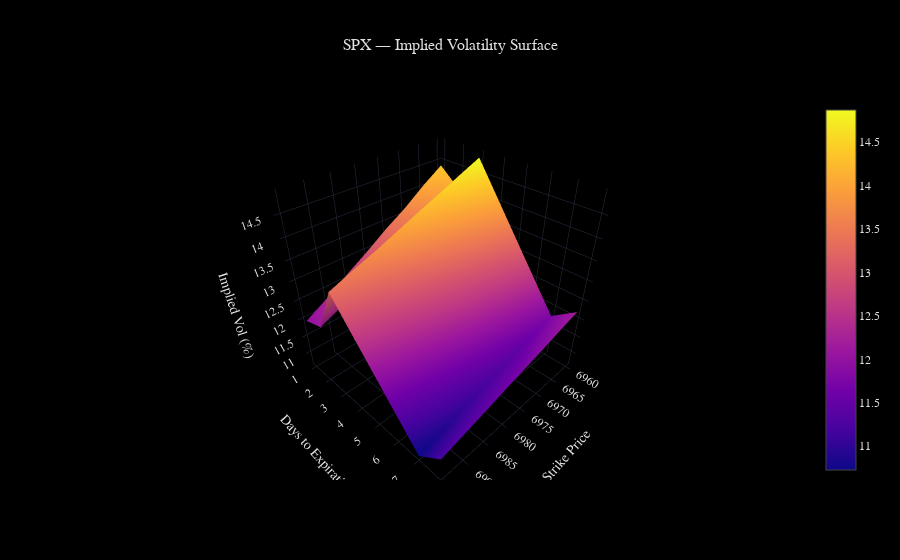

Here is the notebook cell this chart was saved with:
### Markdown cell above
## 3. Implied Vol Surface

The IV surface reveals the vol smile/skew across strikes and the term structure across expirations.

### Code cell
from options_analyzer.visualization.surface_charts import plot_greek_surface

if iv_data:
    # Build surface grid
    strikes = sorted(set(k[0] for k in iv_data))
    dtes = sorted(set(k[1] for k in iv_data))

    strike_arr = np.array(strikes)
    dte_arr = np.array(dtes)
    iv_surface = np.full((len(dtes), len(strikes)), np.nan)

    for (strike, dte), iv in iv_data.items():
        i = dtes.index(dte)
        j = strikes.index(strike)
        iv_surface[i, j] = iv * 100  # Display as percentage

    # Interpolate NaN gaps — choose method based on data spread
    from scipy.interpolate import griddata

    valid = ~np.isnan(iv_surface)
    valid_count = int(valid.sum())
    n_unique_dtes = len(dtes)
    n_unique_strikes = len(strikes)

    if valid_count > 3 and n_unique_dtes >= 2 and n_unique_strikes >= 2:
        # Sufficient 2D spread for Delaunay triangulation
        points = np.array([(dtes[i], strikes[j])
                           for i in range(len(dtes)) for j in range(len(strikes)) if valid[i, j]])
        values = np.array([iv_surface[i, j]
                           for i in range(len(dtes)) for j in range(len(strikes)) if valid[i, j]])
        grid_dte, grid_strike = np.meshgrid(dte_arr, strike_arr, indexing='ij')
        iv_surface = griddata(points, values, (grid_dte, grid_strike), method='linear')
        print(f"Interpolation: linear ({valid_count} points, {n_unique_dtes} DTEs, {n_unique_strikes} strikes)")
    elif valid_count >= 2:
        # Not enough 2D spread for linear — use nearest-neighbor (no triangulation)
        points = np.array([(dtes[i], strikes[j])
                           for i in range(len(dtes)) for j in range(len(strikes)) if valid[i, j]])
        values = np.array([iv_surface[i, j]
                           for i in range(len(dtes)) for j in range(len(strikes)) if valid[i, j]])
        grid_dte, grid_strike = np.meshgrid(dte_arr, strike_arr, indexing='ij')
        iv_surface = griddata(points, values, (grid_dte, grid_strike), method='nearest')
        print(f"Interpolation: nearest ({valid_count} points, {n_unique_dtes} DTEs, {n_unique_strikes} strikes)")
    else:
        # Too few points — plot raw data with NaN gaps (Plotly handles NaN gracefully)
        print(f"Interpolation: none ({valid_count} points — plotting raw data)")

    fig = plot_greek_surface(
        strike_arr, dte_arr, iv_surface,
        x_label="Strike Price",
        y_label="Days to Expiration",
        z_label="Implied Vol (%)",
        title=f"{UNDERLYING} — Implied Volatility Surface",
    )
    fig.show()
else:
    print("No IV data collected. Try running during market hours.")

### Figure 1 — Plotly figure (JSON) as saved in the notebook; plotly's stock layout.template omitted (floating-point values rounded to 4 significant figures)
{"data": [{"colorscale": [[0, "#0d0887"], [0.1111, "#46039f"], [0.2222, "#7201a8"], [0.3333, "#9c179e"], [0.4444, "#bd3786"], [0.5556, "#d8576b"], [0.6667, "#ed7953"], [0.7778, "#fb9f3a"], [0.8889, "#fdca26"], [1, "#f0f921"]], "type": "surface", "x": [6960.0, 6965.0, 6970.0, 6975.0, 6980.0, 6985.0, 6990.0, 6995.0], "y": [1, 2, 3, 7, 8], "z": [[14.39, 14.05, 13.68, 13.35, 12.99, 12.66, 12.3, 11.97], [13.97, 13.73, 13.43, 13.2, 12.9, 12.63, 12.4, 12.14], [14.87, 14.65, 14.43, 14.21, 13.99, 13.76, 13.56, 13.34], [11.78, 11.63, 11.47, 11.33, 11.18, 11.03, 10.87, 10.73], [12.22, 12.08, 11.93, 11.79, 11.65, 11.5, 11.37, 11.23]]}], "layout": {"scene": {"xaxis": {"title": {"text": "Strike Price"}}, "yaxis": {"title": {"text": "Days to Expiration"}}, "zaxis": {"title": {"text": "Implied Vol (%)"}}}, "title": {"text": "SPX — Implied Volatility Surface"}}}
